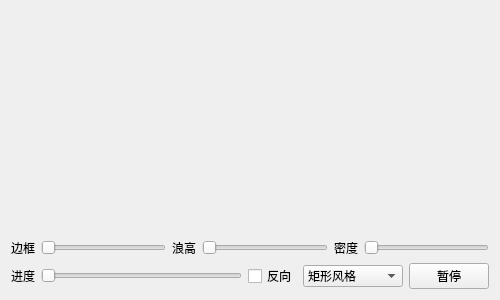
<?xml version="1.0" encoding="UTF-8"?>
<ui version="4.0">
 <class>frmProgressWater</class>
 <widget class="QWidget" name="frmProgressWater">
  <property name="geometry">
   <rect>
    <x>0</x>
    <y>0</y>
    <width>500</width>
    <height>300</height>
   </rect>
  </property>
  <property name="windowTitle">
   <string>Form</string>
  </property>
  <layout class="QGridLayout" name="gridLayout">
   <item row="0" column="0">
    <widget class="ProgressWater" name="progressWater1" native="true">
     <property name="sizePolicy">
      <sizepolicy hsizetype="Preferred" vsizetype="Expanding">
       <horstretch>0</horstretch>
       <verstretch>0</verstretch>
      </sizepolicy>
     </property>
    </widget>
   </item>
   <item row="0" column="1">
    <widget class="ProgressWater" name="progressWater2" native="true">
     <property name="sizePolicy">
      <sizepolicy hsizetype="Preferred" vsizetype="Expanding">
       <horstretch>0</horstretch>
       <verstretch>0</verstretch>
      </sizepolicy>
     </property>
    </widget>
   </item>
   <item row="1" column="0" colspan="2">
    <layout class="QHBoxLayout" name="horizontalLayout">
     <item>
      <widget class="QLabel" name="labBorderWidth">
       <property name="text">
        <string>边框</string>
       </property>
      </widget>
     </item>
     <item>
      <widget class="QSlider" name="sliderBorderWidth">
       <property name="sizePolicy">
        <sizepolicy hsizetype="Expanding" vsizetype="Fixed">
         <horstretch>0</horstretch>
         <verstretch>0</verstretch>
        </sizepolicy>
       </property>
       <property name="maximum">
        <number>20</number>
       </property>
       <property name="orientation">
        <enum>Qt::Horizontal</enum>
       </property>
      </widget>
     </item>
     <item>
      <widget class="QLabel" name="labWaterHeight">
       <property name="text">
        <string>浪高</string>
       </property>
      </widget>
     </item>
     <item>
      <widget class="QSlider" name="sliderWaterHeight">
       <property name="sizePolicy">
        <sizepolicy hsizetype="Expanding" vsizetype="Fixed">
         <horstretch>0</horstretch>
         <verstretch>0</verstretch>
        </sizepolicy>
       </property>
       <property name="maximum">
        <number>10</number>
       </property>
       <property name="orientation">
        <enum>Qt::Horizontal</enum>
       </property>
      </widget>
     </item>
     <item>
      <widget class="QLabel" name="labWaterDensity">
       <property name="text">
        <string>密度</string>
       </property>
      </widget>
     </item>
     <item>
      <widget class="QSlider" name="sliderWaterDensity">
       <property name="sizePolicy">
        <sizepolicy hsizetype="Expanding" vsizetype="Fixed">
         <horstretch>0</horstretch>
         <verstretch>0</verstretch>
        </sizepolicy>
       </property>
       <property name="maximum">
        <number>10</number>
       </property>
       <property name="orientation">
        <enum>Qt::Horizontal</enum>
       </property>
      </widget>
     </item>
    </layout>
   </item>
   <item row="2" column="0" colspan="2">
    <layout class="QHBoxLayout" name="horizontalLayout_2">
     <item>
      <widget class="QLabel" name="labValue">
       <property name="text">
        <string>进度</string>
       </property>
      </widget>
     </item>
     <item>
      <widget class="QSlider" name="sliderValue">
       <property name="sizePolicy">
        <sizepolicy hsizetype="Expanding" vsizetype="Fixed">
         <horstretch>0</horstretch>
         <verstretch>0</verstretch>
        </sizepolicy>
       </property>
       <property name="maximum">
        <number>100</number>
       </property>
       <property name="orientation">
        <enum>Qt::Horizontal</enum>
       </property>
      </widget>
     </item>
     <item>
      <widget class="QCheckBox" name="ckReverse">
       <property name="text">
        <string>反向</string>
       </property>
      </widget>
     </item>
     <item>
      <widget class="QComboBox" name="cboxPercentStyle">
       <property name="minimumSize">
        <size>
         <width>100</width>
         <height>0</height>
        </size>
       </property>
       <item>
        <property name="text">
         <string>矩形风格</string>
        </property>
       </item>
       <item>
        <property name="text">
         <string>圆形风格</string>
        </property>
       </item>
       <item>
        <property name="text">
         <string>椭圆风格</string>
        </property>
       </item>
       <item>
        <property name="text">
         <string>圆柱风格</string>
        </property>
       </item>
      </widget>
     </item>
     <item>
      <widget class="QPushButton" name="btnPause">
       <property name="text">
        <string>暂停</string>
       </property>
      </widget>
     </item>
    </layout>
   </item>
  </layout>
 </widget>
 <customwidgets>
  <customwidget>
   <class>ProgressWater</class>
   <extends>QWidget</extends>
   <header>progresswater.h</header>
   <container>1</container>
  </customwidget>
 </customwidgets>
 <resources/>
 <connections/>
</ui>
